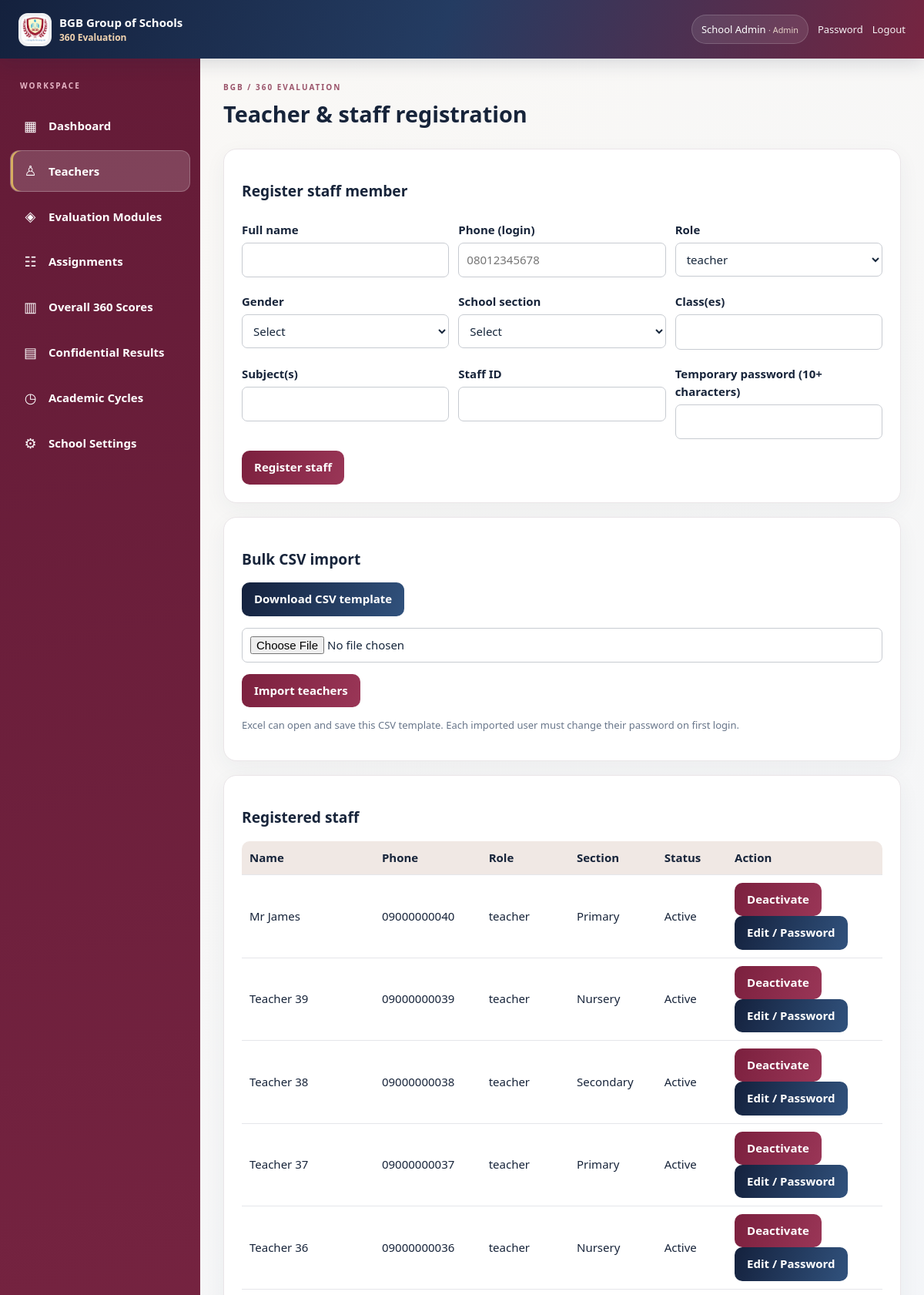
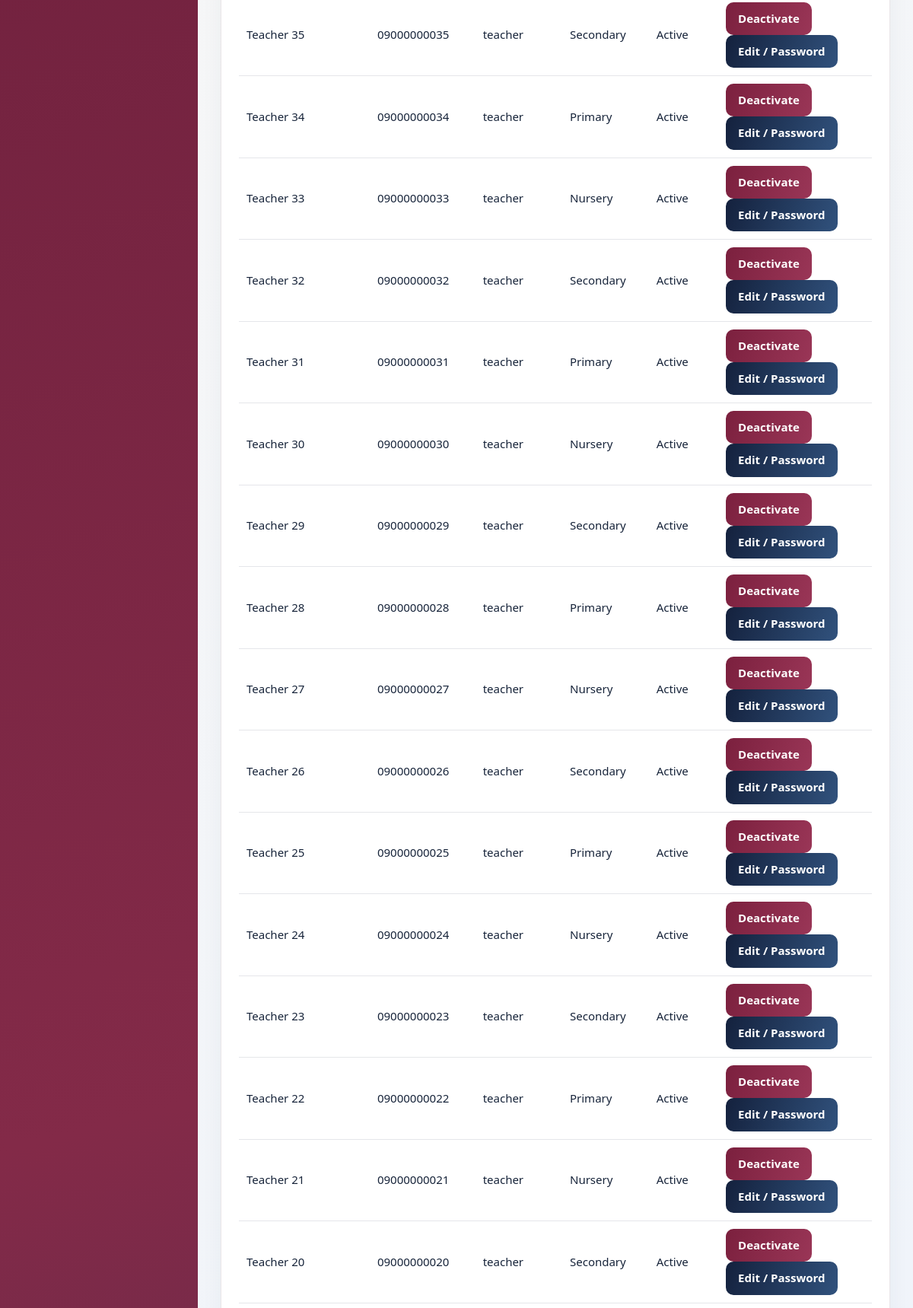
Screenshot of /admin/teachers.php (signed in, upper part) with the database file from the repository (2 pictures, top to bottom).
### tables this page shows
CREATE TABLE `users` (
  `id` int NOT NULL,
  `name` varchar(180) NOT NULL,
  `phone` varchar(20) NOT NULL,
  `password_hash` varchar(255) NOT NULL,
  `role` enum('admin','management','supervisor','teacher') NOT NULL DEFAULT 'teacher',
  `gender` varchar(30) DEFAULT NULL,
  `section_id` int DEFAULT NULL,
  `classes` varchar(255) DEFAULT NULL,
  `subjects` varchar(255) DEFAULT NULL,
  `staff_id` varchar(60) DEFAULT NULL,
  `is_active` tinyint NOT NULL DEFAULT '1',
  `must_change_password` tinyint NOT NULL DEFAULT '1',
  `created_at` timestamp NULL DEFAULT CURRENT_TIMESTAMP
);

CREATE TABLE `school_sections` (
  `id` int NOT NULL,
  `name` varchar(120) NOT NULL
);

### admin/teachers.php (the view, shortened to what this page needs)
<?php require __DIR__.'/../includes/core.php';$sections=all('SELECT * FROM school_sections ORDER BY name');$error='';if($_SERVER['REQUEST_METHOD']==='POST'){try{if(($_POST['action']??'')==='add'){$name=trim($_POST['name']);$tel=phone($_POST['phone']);$role=$_POST['role']??'teacher';if(!in_array($role,['teacher','supervisor','management','admin'],true)||!preg_match('/^0[0-9]{10}$/',$tel)||strlen($_POST['password']??'')<10||strlen($name)<3)throw new Exception('Check name, 11-digit phone and temporary password (10+ characters).');sql('INSERT INTO users(name,phone,password_hash,role,gender,section_id,classes,subjects,staff_id) VALUES (?,?,?,?,?,?,?,?,?)',[$name,$tel,password_hash($_POST['password'],PASSWORD_DEFAULT),$role,$_POST['gender']??'',$_POST['section_id']?:null,$_POST['classes']??'',$_POST['subjects']??'',$_POST['staff_id']??'']);audit('user_created',$tel);flash('Staff member registered.');}elseif(($_POST['action']??'')==='toggle'){$id=(int)$_POST['id'];if($id==me()['id'])throw new Exception('You cannot deactivate your own account.');sql('UPDATE users SET is_active=1-is_active WHERE id=?',[$id]);audit('user_status_changed',(string)$id);flash('Account status changed.');}elseif(($_POST['action']??'')==='import'){if(!is_uploaded_file($_FILES['csv']['tmp_name']??''))throw new Exception('Select a CSV file.');$fp=fopen($_FILES['csv']['tmp_name'],'r');$head=array_map(fn($x)=>strtolower(trim((string)$x)),fgetcsv($fp)?:[]);$required=['name','phone','role','gender','school_section','classes','subjects','staff_id','temporary_password'];if(array_diff($required,$head))throw new Exception('CSV headings do not match the template.');$inserted=0;$errors=[];$row=1;while(($vals=fgetcsv($fp))!==false){$row++;if(!array_filter($vals))continue;$d=array_combine($head,array_pad($vals,count($head),''));$tel=phone($d['phone']);$role=$d['role']?:'teacher';if(!preg_match('/^0[0-9]{10}$/',$tel)||strlen($d['temporary_password'])<10||!in_array($role,['teacher','supervisor','management','admin'],true)){$errors[]="Row $row: invalid phone, role or password";continue;}$sec=one('SELECT id FROM school_sections WHERE name=?',[$d['school_section']]);try{sql('INSERT INTO users(name,phone,password_hash,role,gender,section_id,classes,subjects,staff_id) VALUES (?,?,?,?,?,?,?,?,?)',[$d['name'],$tel,password_hash($d['temporary_password'],PASSWORD_DEFAULT),$role,$d['gender'],$sec['id']??null,$d['classes'],$d['subjects'],$d['staff_id']]);$inserted++;}catch(Throwable $e){$errors[]="Row $row: duplicate phone or invalid data";}}fclose($fp);audit('teacher_import',"Imported $inserted");flash("Imported $inserted accounts. ".implode('; ',array_slice($errors,0,5)), $errors?'error':'success');}go('admin/teachers.php');}catch(Throwable $e){$error=$e->getMessage();}}$users=all('SELECT u.*,s.name section_name FROM users u LEFT JOIN school_sections s ON s.id=u.section_id ORDER BY u.id DESC');ob_start();if($error)echo '<div class="alert error">'.h($error).'</div>';?><div class="card"><h2>Register staff member</h2><form method="post"><?=token()?><input type="hidden" name="action" value="add"><div class="formgrid"><div><label>Full name</label><input name="name" required></div><div><label>Phone (login)</label><input name="phone" required placeholder="08012345678"></div><div><label>Role</label><select name="role"><option>teacher</option><option>supervisor</option><option>management</option><option>admin</option></select></div><div><label>Gender</label><select name="gender"><option value="">Select</option><option>Female</option><option>Male</option><option>Other</option></select></div><div><label>School section</label><select name="section_id"><option value="">Select</option><?php foreach($sections as $s)echo '<option value="'.h($s['id']).'">'.h($s['name']).'</option>';?></select></div><div><label>Class(es)</label><input name="classes"></div><div><label>Subject(s)</label><input name="subjects"></div><div><label>Staff ID</label><input name="staff_id"></div><div><label>Temporary password (10+ characters)</label><input name="password" minlength="10" required></div></div><p><button>Register staff</button></p></form></div><div class="card"><h2>Bulk CSV import</h2><p><a class="btn alt" href="?template=1">Download CSV template</a></p><form method="post" enctype="multipart/form-data"><?=token()?><input type="hidden" name="action" value="import"><input type="file" name="csv" accept=".csv,text/csv" required><p><button>Import teachers</button></p></form><p class="muted small">Excel can open and save this CSV template. Each imported user must change their password on first login.</p></div><?php $editId=(int)($_GET['edit']??0);$editUser=$editId?one('SELECT * FROM users WHERE id=?',[$editId]):null;if($editUser):?><div class="card" id="edit-staff"><h2>Edit staff: <?=h($editUser['name'])?></h2><form method="post"><?=token()?><input type="hidden" name="action" value="edit"><input type="hidden" name="id" value="<?=h($editUser['id'])?>"><div class="formgrid"><div><label>Full name</label><input name="name" required value="<?=h($editUser['name'])?>"></div><div><label>Phone (login)</label><input name="phone" required value="<?=h($editUser['phone'])?>"></div><div><label>Role</label><select name="role"><?php foreach(['teacher','supervisor','management','admin'] as $role)echo '<option value="'.h($role).'" '.($editUser['role']===$role?'selected':'').'>'.h(ucfirst($role)).'</option>';?></select></div><div><label>Gender</label><select name="gender"><?php foreach([''=>'Select','Female'=>'Female','Male'=>'Male','Other'=>'Other'] as $v=>$label)echo '<option value="'.h($v).'" '.($editUser['gender']===$v?'selected':'').'>'.h($label).'</option>';?></select></div><div><label>School section</label><select name="section_id"><option value="">Select</option><?php foreach($sections as $sec)echo '<option value="'.h($sec['id']).'" '.((int)$editUser['section_id']===(int)$sec['id']?'selected':'').'>'.h($sec['name']).'</option>';?></select></div><div><label>Class(es)</label><input name="classes" value="<?=h($editUser['classes'])?>"></div><div><label>Subject(s)</label><input name="subjects" value="<?=h($editUser['subjects'])?>"></div><div><label>Staff ID</label><input name="staff_id" value="<?=h($editUser['staff_id'])?>"></div></div><p><button>Save changes</button> <a class="btn alt" href="<?=url('admin/teachers.php')?>">Cancel</a></p></form><hr><h3>Reset staff password</h3><p class="muted small">This sets a temporary password. The staff member must change it on their next login.</p><form method="post" onsubmit="return confirm('Reset this staff member’s password?')"><?=token()?><input type="hidden" name="action" value="reset_password"><input type="hidden" name="id" value="<?=h($editUser['id'])?>"><label>New temporary password (at least 10 characters)</label><input type="password" name="new_password" minlength="10" autocomplete="new-password" required><p><button>Reset password</button></p></form></div><?php endif;?><div class="card"><h2>Registered staff</h2><div class="tablewrap"><table><tr><th>Name</th><th>Phone</th><th>Role</th><th>Section</th><th>Status</th><th>Action</th></tr><?php foreach($users as $u){echo '<tr><td>'.h($u['name']).'</td><td>'.h($u['phone']).'</td><td>'.h($u['role']).'</td><td>'.h($u['section_name']).'</td><td>'.($u['is_active']?'Active':'Inactive').'</td><td>';if($u['id']!=me()['id'])echo '<form method="post">'.token().'<input type="hidden" name="action" value="toggle"><input type="hidden" name="id" value="'.h($u['id']).'"><button>'.($u['is_active']?'Deactivate':'Activate').'</button></form>';echo ' <a class="btn alt" href="'.url('admin/teachers.php?edit='.$u['id'].'#edit-staff').'">Edit / Password</a>';echo '</td></tr>';}?></table></div></div><?php layout('Teacher & staff registration',ob_get_clean());

### includes/core.php (shortened to what this page needs)
<?php
function db(): PDO { static $db; if (!$db) { $db=new PDO('mysql:host='.DB_HOST.';dbname='.DB_NAME.';charset=utf8mb4',DB_USER,DB_PASS,[PDO::ATTR_ERRMODE=>PDO::ERRMODE_EXCEPTION,PDO::ATTR_DEFAULT_FETCH_MODE=>PDO::FETCH_ASSOC,PDO::ATTR_EMULATE_PREPARES=>false]); } return $db; }
function sql($q,$params=[]):PDOStatement { $s=db()->prepare($q);$s->execute($params);return $s; }
function all($q,$params=[]):array{return sql($q,$params)->fetchAll();}
function h($s):string{return htmlspecialchars((string)($s??''),ENT_QUOTES|ENT_SUBSTITUTE,'UTF-8');}
function base():string {if(APP_BASE!=='')return rtrim(APP_BASE,'/');$path=str_replace('\\','/',dirname($_SERVER['SCRIPT_NAME']??'/evaluation/index.php'));foreach(['/admin','/teacher','/supervisor','/management'] as $sub){if(str_ends_with($path,$sub))$path=substr($path,0,-strlen($sub));}return rtrim($path,'/');}
function url($p=''):string{return base().'/'.ltrim($p,'/');}
function me():?array{return $_SESSION['user']??null;}
function school_settings():array {static $data=null;if($data===null){$data=['school_name'=>'BGB Group of Schools','school_motto'=>'','school_address'=>'','school_phone'=>'','school_email'=>'','school_website'=>'','school_head'=>'','school_logo'=>'','report_footer'=>'Confidential — For authorized school management only.'];try {foreach(all('SELECT `key`,`value` FROM settings') as $r)$data[$r['key']]=$r['value'];}catch(Throwable $e){error_log('Settings unavailable: '.$e->getMessage());}}return $data;}
function school_logo_url():string {$s=school_settings();$logo=$s['school_logo']??'';return preg_match('~^assets/uploads/school-logo-[a-f0-9]{24}\\.(png|jpg|webp)$~',$logo)?url($logo):'';}
function layout($title,$body):void {
 $u=me();$role=$u['role']??'';$school=school_settings();
 $nav=$role==='admin'?['admin/dashboard.php'=>['Dashboard','▦'],'admin/teachers.php'=>['Teachers','♙'],'admin/modules.php'=>['Evaluation Modules','◈'],'admin/assignments.php'=>['Assignments','☷'],'management/consolidated.php'=>['Overall 360 Scores','▥'],'management/reports.php'=>['Confidential Results','▤'],'admin/cycles.php'=>['Academic Cycles','◷'],'admin/settings.php'=>['School Settings','⚙']]:($role==='management'?['management/reports.php'=>['Management Reports','▤'],'management/consolidated.php'=>['Overall 360 Scores','▥']]:($role==='supervisor'?['supervisor/dashboard.php'=>['My Appraisals','▤']]:['teacher/dashboard.php'=>['My Evaluations','▤']]));
 $current=ltrim(parse_url($_SERVER['REQUEST_URI']??'',PHP_URL_PATH)??'','/');$logo=school_logo_url();
 echo '<!doctype html><html lang="en"><head><meta charset="utf-8"><meta name="viewport" content="width=device-width,initial-scale=1"><meta name="theme-color" content="#14213d"><title>'.h($title).' — '.h($school['school_name']).'</title><link rel="stylesheet" href="'.url('assets/css/style.css?v=6').'"></head><body><header class="top"><button type="button" class="menu-toggle" id="menuToggle" aria-label="Toggle navigation" aria-expanded="false">☰</button><a class="brand" href="'.url('index.php').'">'.($logo?'<img class="brand-logo" src="'.h($logo).'" alt="School logo">':'<span class="brand-mark">360</span>').'<span class="brand-copy"><strong>'.h($school['school_name']).'</strong><small>360 Evaluation</small></span></a><div class="top-actions">'.($u?'<span class="user-pill">'.h($u['name']).' <small>· '.h(ucfirst($role)).'</small></span><a class="top-link" href="'.url('password.php').'">Password</a><a class="top-link" href="'.url('logout.php').'">Logout</a>':'').'</div></header><div class="shell">';
 if($u){echo '<nav class="side" id="sidebar"><div class="side-caption">WORKSPACE</div>';foreach($nav as $link=>$item){$active=str_ends_with($current,$link)?' active':'';echo '<a class="nav-link'.$active.'" href="'.url($link).'"><span class="nav-icon" aria-hidden="true">'.h($item[1]).'</span><span>'.h($item[0]).'</span></a>';}echo '<div class="side-footer">Secure • Confidential<br>School performance platform</div></nav><div class="nav-backdrop" id="navBackdrop"></div>';}
 echo '<main><div class="page-heading"><div class="eyebrow">BGB / 360 EVALUATION</div><h1>'.h($title).'</h1></div>';
 echo $body.'</main></div><script src="'.url('assets/js/app.js?v=2').'" defer></script></body></html>';
}

### rows the page displays
users: name "School Admin", role "Admin"
users: name "Mr James", phone "09000000040", role "teacher", school_sections.name "Primary", is_active "Active"
users: name "Teacher 39", phone "09000000039", role "teacher", school_sections.name "Nursery", is_active "Active"
users: name "Teacher 38", phone "09000000038", role "teacher", school_sections.name "Secondary", is_active "Active"
users: name "Teacher 37", phone "09000000037", role "teacher", school_sections.name "Primary", is_active "Active"
users: name "Teacher 36", phone "09000000036", role "teacher", school_sections.name "Nursery", is_active "Active"
users: name "Teacher 35", phone "09000000035", role "teacher", school_sections.name "Secondary", is_active "Active"
users: name "Teacher 34", phone "09000000034", role "teacher", school_sections.name "Primary", is_active "Active"
users: name "Teacher 33", phone "09000000033", role "teacher", school_sections.name "Nursery", is_active "Active"
users: name "Teacher 32", phone "09000000032", role "teacher", school_sections.name "Secondary", is_active "Active"
users: name "Teacher 31", phone "09000000031", role "teacher", school_sections.name "Primary", is_active "Active"
users: name "Teacher 30", phone "09000000030", role "teacher", school_sections.name "Nursery", is_active "Active"
users: name "Teacher 29", phone "09000000029", role "teacher", school_sections.name "Secondary", is_active "Active"
users: name "Teacher 28", phone "09000000028", role "teacher", school_sections.name "Primary", is_active "Active"
users: name "Teacher 27", phone "09000000027", role "teacher", school_sections.name "Nursery", is_active "Active"
users: name "Teacher 26", phone "09000000026", role "teacher", school_sections.name "Secondary", is_active "Active"
users: name "Teacher 25", phone "09000000025", role "teacher", school_sections.name "Primary", is_active "Active"
users: name "Teacher 24", phone "09000000024", role "teacher", school_sections.name "Nursery", is_active "Active"
users: name "Teacher 23", phone "09000000023", role "teacher", school_sections.name "Secondary", is_active "Active"
users: name "Teacher 22", phone "09000000022", role "teacher", school_sections.name "Primary", is_active "Active"
users: name "Teacher 21", phone "09000000021", role "teacher", school_sections.name "Nursery", is_active "Active"
users: name "Teacher 20", phone "09000000020", role "teacher", school_sections.name "Secondary", is_active "Active"

### other values shown
$school['school_name'] "BGB Group of Schools"
$item[1] "▦"
$item[0] "Dashboard"
$item[1] "♙"
$item[0] "Teachers"
$item[1] "◈"
$item[0] "Evaluation Modules"
$item[1] "☷"
$item[0] "Assignments"
$item[1] "▥"
$item[0] "Overall 360 Scores"
$item[1] "▤"
$item[0] "Confidential Results"
$item[1] "◷"
$item[0] "Academic Cycles"
